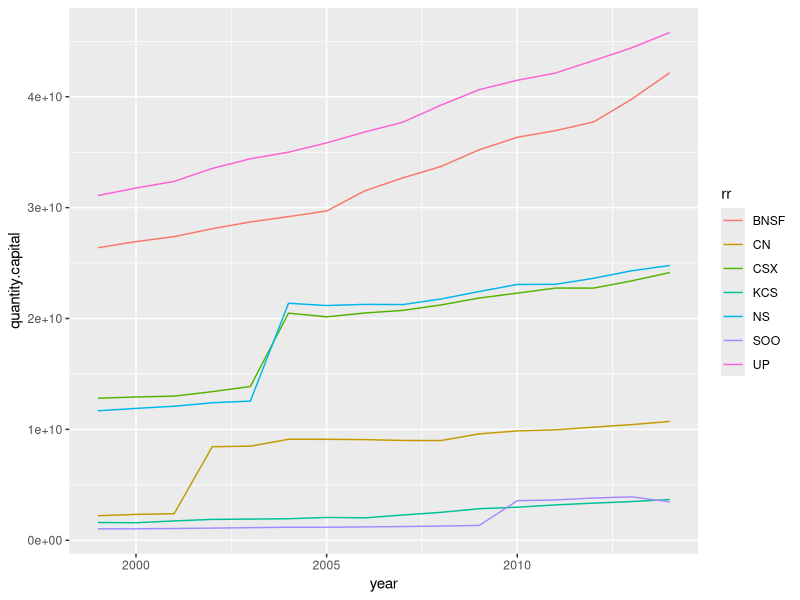
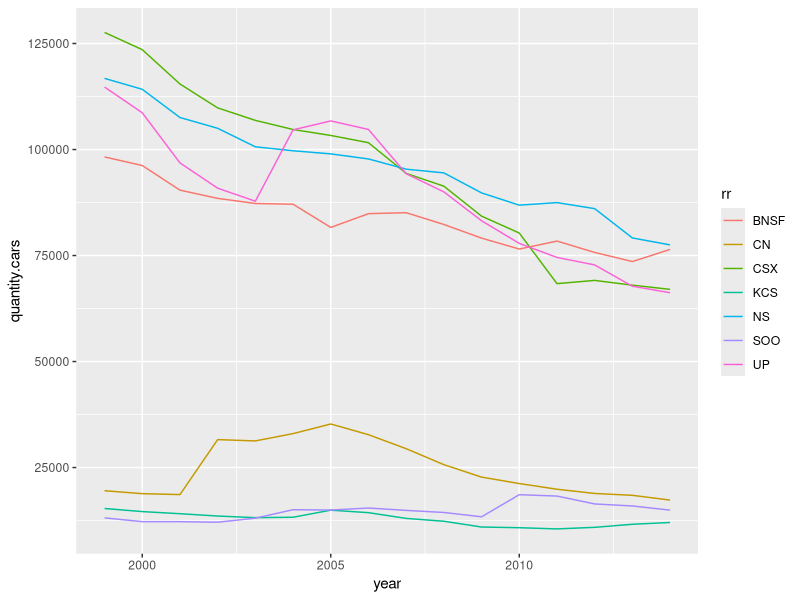
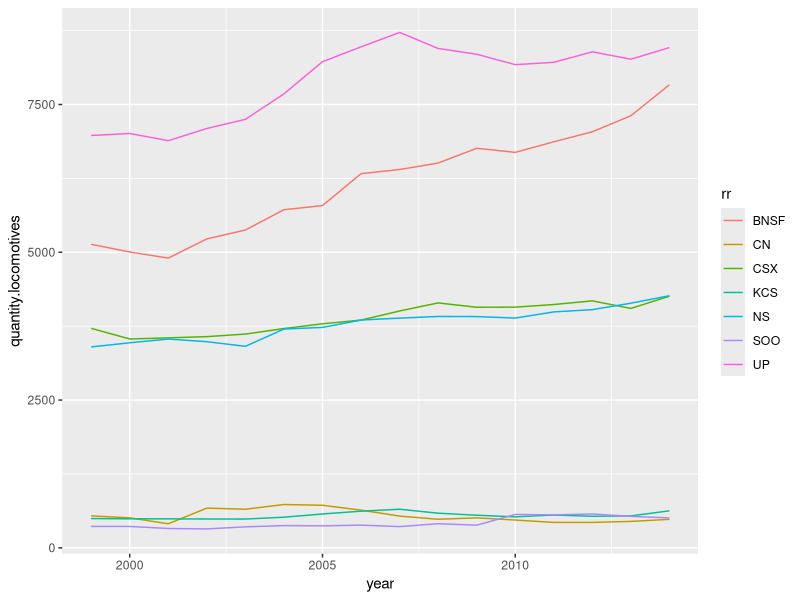
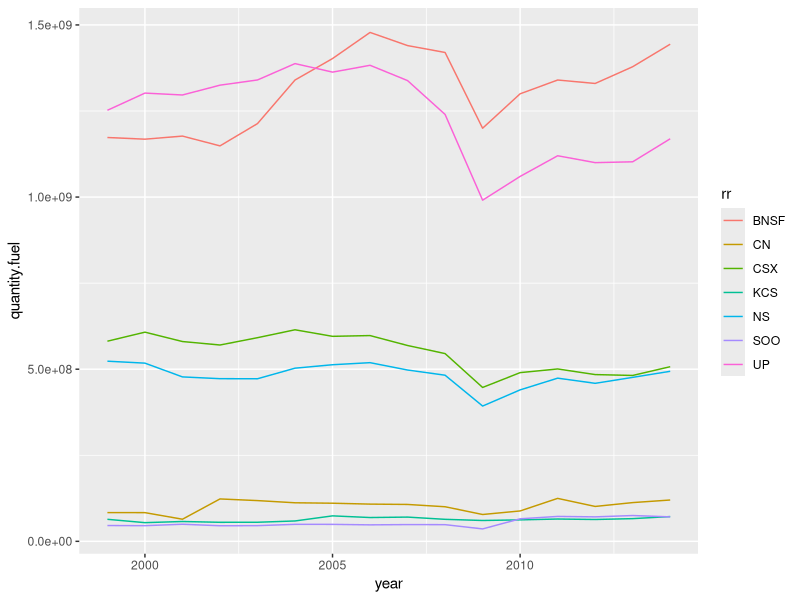
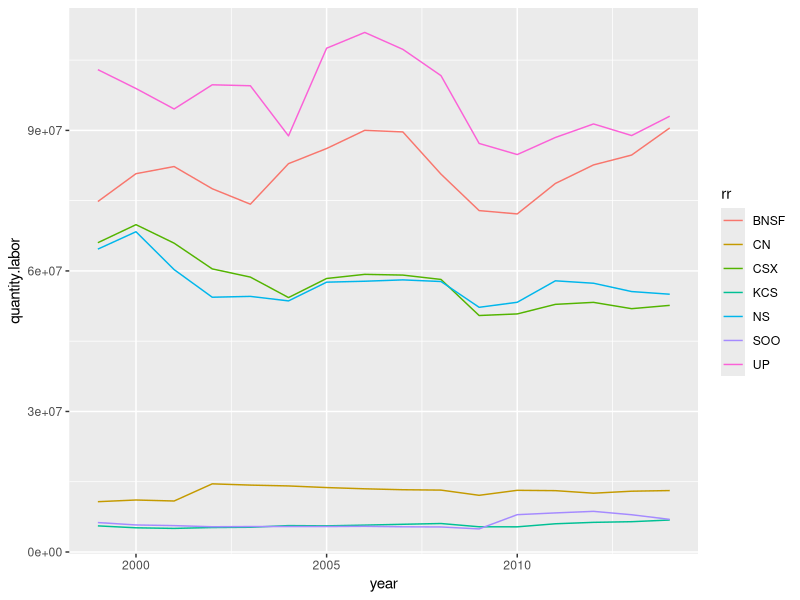
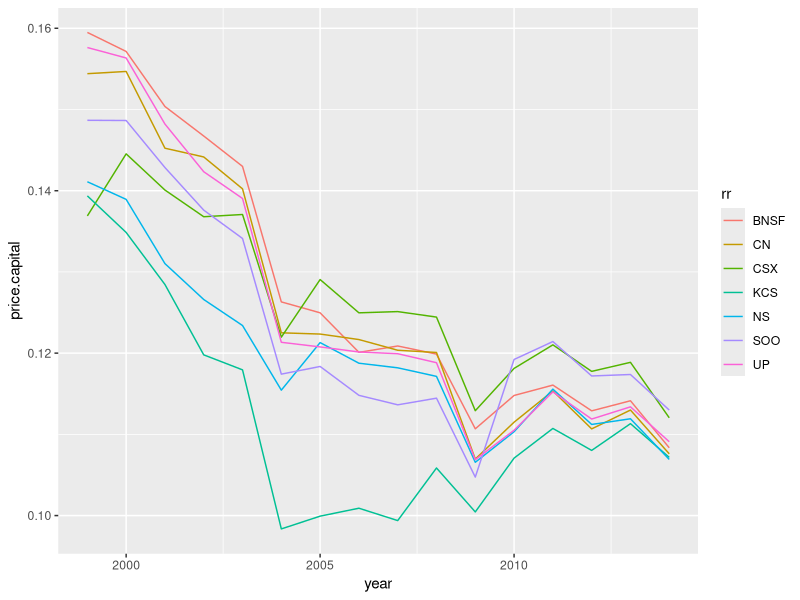
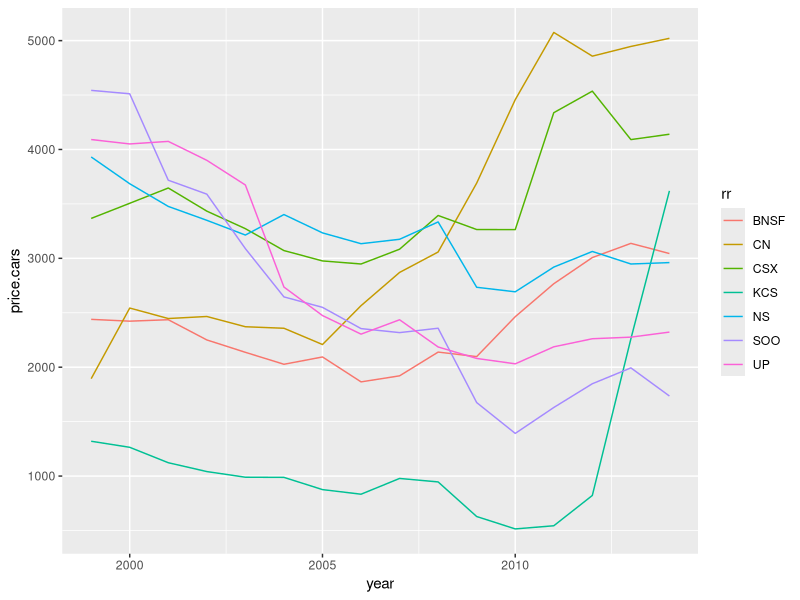
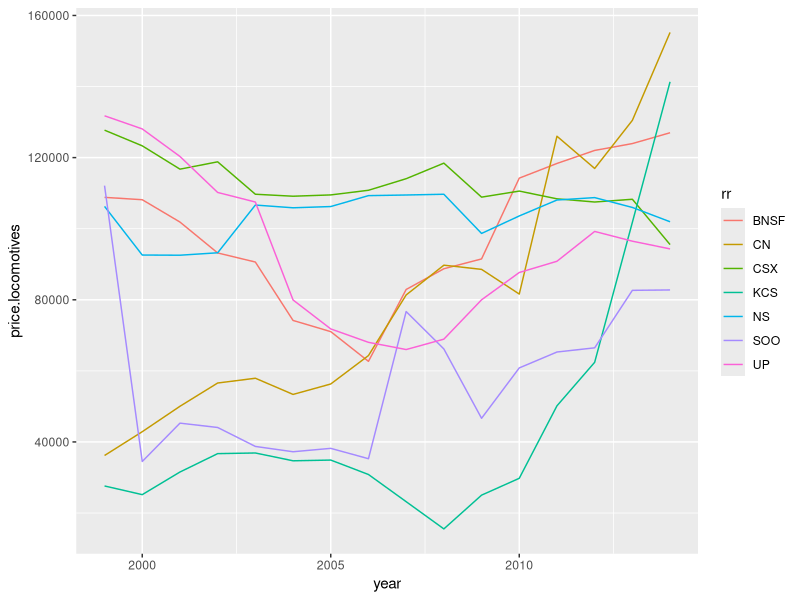

Source code (R) for these figures, in order:
library(dplyr)
library(ggplot2)

setwd("~/docs/NPBR_paper/analysis")

rm(list = ls())

#Read and clean data
df = read.csv("rawData.csv", stringsAsFactors = FALSE)
df = df %>%
  filter(year >= 1999) %>%
  arrange(rr, year)

ggplot(df, aes(year, quantity.capital)) + geom_line(aes(color = rr))
ggplot(df, aes(year, quantity.cars)) + geom_line(aes(color = rr))
ggplot(df, aes(year, quantity.locomotives)) + geom_line(aes(color = rr))
ggplot(df, aes(year, quantity.fuel)) + geom_line(aes(color = rr))
ggplot(df, aes(year, quantity.labor)) + geom_line(aes(color = rr))

ggplot(df, aes(year, price.capital)) + geom_line(aes(color = rr))
ggplot(df, aes(year, price.cars)) + geom_line(aes(color = rr))
ggplot(df, aes(year, price.locomotives)) + geom_line(aes(color = rr))
ggplot(df, aes(year, price.fuel)) + geom_line(aes(color = rr))
ggplot(df, aes(year, price.labor)) + geom_line(aes(color = rr))

ggplot(df, aes(year, revenue.ton.miles)) + geom_line(aes(color = rr))
ggplot(df, aes(year, price)) + geom_line(aes(color = rr))
